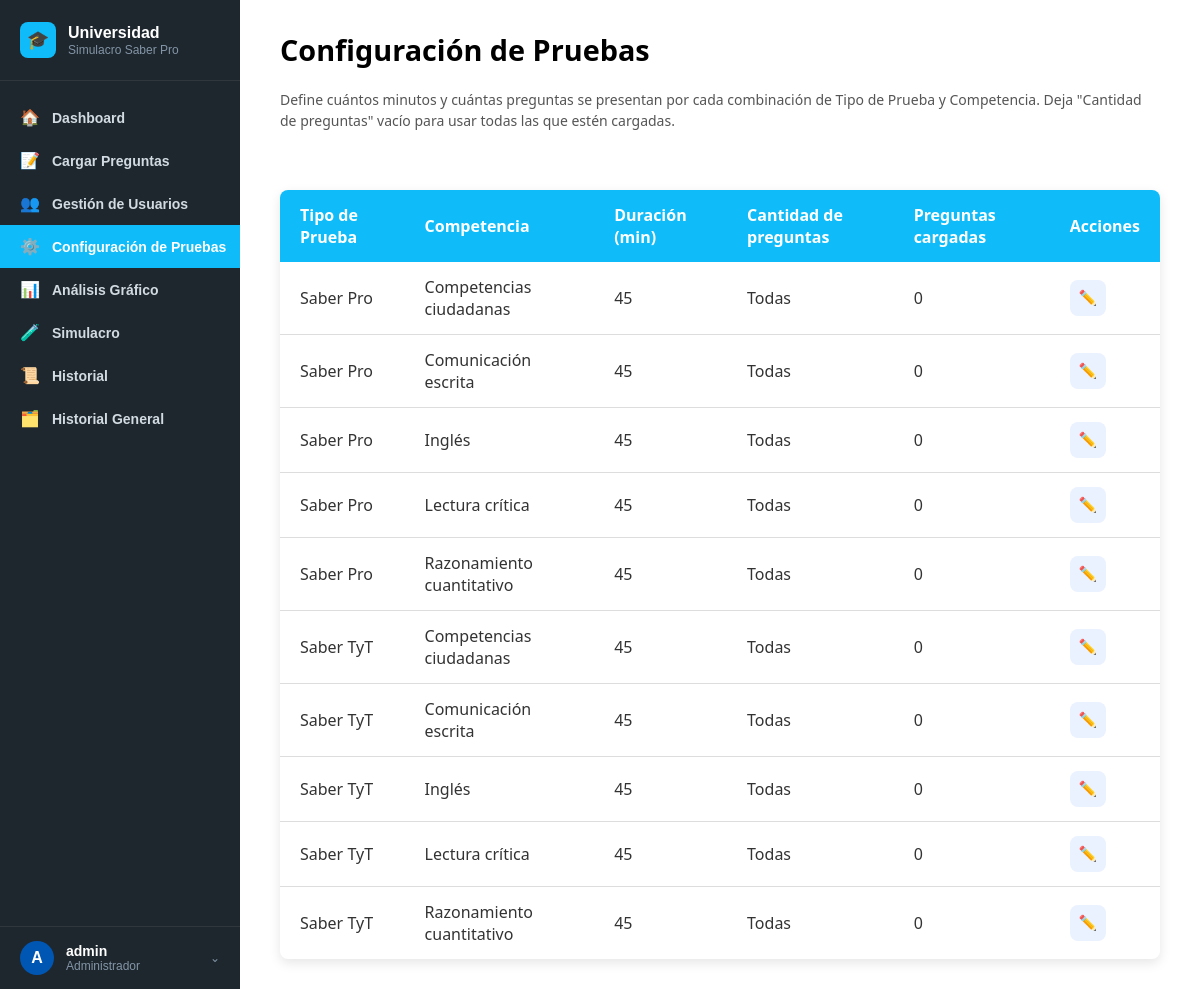
The app's page /admin/admin_configuracion_pruebas.php (signed in) with its own data.
### tables this page shows
CREATE TABLE `configuracion_pruebas` (
  `id` int(11) NOT NULL AUTO_INCREMENT,
  `tipo_prueba_id` int(11) NOT NULL,
  `competencia_id` int(11) NOT NULL,
  `duracion_minutos` int(11) NOT NULL DEFAULT 45,
  `cantidad_preguntas` int(11) DEFAULT NULL COMMENT 'NULL = usar todas las disponibles',
  PRIMARY KEY (`id`),
  UNIQUE KEY `uq_config_tipo_competencia` (`tipo_prueba_id`, `competencia_id`),
  KEY `idx_config_competencia` (`competencia_id`),
  CONSTRAINT `fk_config_tipo` FOREIGN KEY (`tipo_prueba_id`) REFERENCES `tipos_prueba` (`id`),
  CONSTRAINT `fk_config_competencia` FOREIGN KEY (`competencia_id`) REFERENCES `competencias` (`id`)
);

CREATE TABLE `tipos_prueba` (
  `id` int(11) NOT NULL AUTO_INCREMENT,
  `nombre` varchar(50) NOT NULL,
  PRIMARY KEY (`id`),
  UNIQUE KEY `uq_tipos_prueba_nombre` (`nombre`)
);

CREATE TABLE `competencias` (
  `id` int(11) NOT NULL AUTO_INCREMENT,
  `nombre` varchar(100) NOT NULL,
  PRIMARY KEY (`id`),
  UNIQUE KEY `uq_competencias_nombre` (`nombre`)
);

### admin/admin_configuracion_pruebas.php (the view, shortened to what this page needs)
<?php
require_once __DIR__ . '/../conexion.php';
$listado = $conn->query("
    SELECT cp.id, cp.duracion_minutos, cp.cantidad_preguntas,
           tp.nombre AS tipo_prueba, c.nombre AS competencia,
           (SELECT COUNT(*) FROM preguntas p WHERE p.tipo_prueba_id = cp.tipo_prueba_id AND p.competencia_id = cp.competencia_id) AS preguntas_cargadas
    FROM configuracion_pruebas cp
    INNER JOIN tipos_prueba tp ON tp.id = cp.tipo_prueba_id
    INNER JOIN competencias c ON c.id = cp.competencia_id
    ORDER BY tp.nombre ASC, c.nombre ASC
");
?>
<!DOCTYPE html>
<html lang="es">
<head>
<link rel="stylesheet" href="../estilos.css" />
</head>
<body>
    <?php require __DIR__ . '/../sidebar.php'; ?>
    <div class="content">
        <div class="contenedor-derecho">
            <h2 style="margin:0;">Configuración de Pruebas</h2>
            <p style="margin-top:0;color:#555;font-size:14px;">
                Define cuántos minutos y cuántas preguntas se presentan por cada combinación de Tipo de Prueba y Competencia.
                Deja "Cantidad de preguntas" vacío para usar todas las que estén cargadas.
            </p>
            <table class="tabla-indicadores">
                <thead>
                    <tr>
                        <th>Tipo de Prueba</th>
                        <th>Competencia</th>
                        <th>Duración (min)</th>
                        <th>Cantidad de preguntas</th>
                        <th>Preguntas cargadas</th>
                        <th>Acciones</th>
                    </tr>
                </thead>
                <tbody id="cuerpoTabla">
                    <?php while ($fila = $listado->fetch_assoc()): ?>
                        <tr>
                            <td><?= htmlspecialchars($fila['tipo_prueba']) ?></td>
                            <td><?= htmlspecialchars($fila['competencia']) ?></td>
                            <td><?= (int)$fila['duracion_minutos'] ?></td>
                            <td><?= $fila['cantidad_preguntas'] !== null ? (int)$fila['cantidad_preguntas'] : 'Todas' ?></td>
                            <td><?= (int)$fila['preguntas_cargadas'] ?></td>
                            <td>
                                <button type="button" class="icon-btn icon-editar" title="Editar"
                                        onclick='editarConfiguracion(<?= json_encode([
                                            "id" => (int)$fila['id'],
                                            "tipo_prueba" => $fila['tipo_prueba'],
                                            "competencia" => $fila['competencia'],
                                            "duracion_minutos" => (int)$fila['duracion_minutos'],
                                            "cantidad_preguntas" => $fila['cantidad_preguntas'],
                                        ], JSON_UNESCAPED_UNICODE | JSON_HEX_APOS | JSON_HEX_QUOT | JSON_HEX_AMP | JSON_HEX_TAG) ?>)'>✏️</button>
                            </td>
                        </tr>
                    <?php endwhile; ?>
                </tbody>
            </table>
        </div>
    </div>
</body>
</html>

### sidebar.php (shortened to what this page needs)
<?php
$rolActual     = $_SESSION['rol'] ?? '';
$usuarioActual = $_SESSION['usuario'] ?? '';
$paginaActual  = basename($_SERVER['SCRIPT_NAME']);
$sidebarModulos = [
    ['href' => '../admin/dashboard_admin.php',            'icono' => '🏠', 'texto' => 'Dashboard',                'roles' => ['admin']],
    ['href' => '../visor/dashboard_visor.php',             'icono' => '🏠', 'texto' => 'Dashboard',                'roles' => ['visor']],
    ['href' => '../admin/admin_cargar_preguntas.php',      'icono' => '📝', 'texto' => 'Cargar Preguntas',         'roles' => ['admin']],
    ['href' => '../admin/admin_usuarios.php',              'icono' => '👥', 'texto' => 'Gestión de Usuarios',     'roles' => ['admin']],
    ['href' => '../admin/admin_configuracion_pruebas.php', 'icono' => '⚙️', 'texto' => 'Configuración de Pruebas', 'roles' => ['admin']],
    ['href' => '../simulacro/analisis_grafico.php',        'icono' => '📊', 'texto' => 'Análisis Gráfico',         'roles' => ['admin', 'visor']],
    ['href' => '../simulacro/simulacro_inicio.php',        'icono' => '🧪', 'texto' => 'Simulacro',                'roles' => ['admin', 'visor']],
    ['href' => '../simulacro/simulacro_historial.php',     'icono' => '📜', 'texto' => 'Historial',                'roles' => ['admin', 'visor']],
    ['href' => '../admin/admin_historial_simulacros.php',  'icono' => '🗂️', 'texto' => 'Historial General',        'roles' => ['admin']],
];
?>
<div class="sidebar">
    <div class="sidebar-brand">
        <div class="brand-icon">🎓</div>
        <div class="brand-text">
            <div class="brand-name">Universidad</div>
            <div class="brand-sub">Simulacro Saber Pro</div>
        </div>
    </div>
    <nav class="sidebar-nav">
        <?php foreach ($sidebarModulos as $modulo): ?>
            <?php if (in_array($rolActual, $modulo['roles'], true)): ?>
                <a href="<?= htmlspecialchars($modulo['href']) ?>"
                   class="<?= $paginaActual === basename($modulo['href']) ? 'active' : '' ?>">
                    <span class="nav-icon"><?= $modulo['icono'] ?></span><?= htmlspecialchars($modulo['texto']) ?>
                </a>
            <?php endif; ?>
        <?php endforeach; ?>
    </nav>
    <div class="sidebar-user" id="sidebarUser">
        <div class="user-avatar"><?= htmlspecialchars(strtoupper(substr($usuarioActual, 0, 1) ?: '?')) ?></div>
        <div class="user-text">
            <div class="user-name"><?= htmlspecialchars($usuarioActual) ?></div>
            <div class="user-role"><?= $rolActual === 'admin' ? 'Administrador' : 'Visor' ?></div>
        </div>
        <span class="user-chevron">⌄</span>
    </div>
</div>

### estilos.css (style rules this page uses)
body { margin: 0; font-family: Arial, sans-serif; }
.sidebar { position: fixed; top: 0; left: 0; width: 240px; height: 100%; background-color: #1e272e; box-sizing: border-box; display: flex; flex-direction: column; }
.sidebar-brand { display: flex; align-items: center; gap: 12px; padding: 22px 20px; border-bottom: 1px solid rgba(255, 255, 255, 0.08); flex-shrink: 0; }
.sidebar-brand .brand-icon { width: 36px; height: 36px; border-radius: 8px; background-color: #0fbcf9; display: flex; align-items: center; justify-content: center; font-size: 18px; flex-shrink: 0; }
.sidebar-brand .brand-name { color: #fff; font-weight: 700; font-size: 16px; line-height: 1.3; }
.sidebar-brand .brand-sub { color: #8395a7; font-size: 12px; }
.sidebar-nav { flex: 1; overflow-y: auto; padding: 15px 0; }
.sidebar-nav a { display: flex; align-items: center; gap: 12px; color: #d2dae2; padding: 12px 20px; text-decoration: none; font-weight: 600; font-size: 14px; white-space: nowrap; overflow: hidden; text-overflow: ellipsis; transition: background-color 0.3s ease, color 0.3s ease; }
.sidebar-nav a .nav-icon { font-size: 16px; width: 20px; text-align: center; flex-shrink: 0; }
.sidebar-nav a.active { background-color: #0fbcf9; color: white; }
.sidebar-user { position: relative; flex-shrink: 0; border-top: 1px solid rgba(255, 255, 255, 0.08); padding: 14px 20px; display: flex; align-items: center; gap: 12px; cursor: pointer; user-select: none; }
.sidebar-user .user-avatar { width: 34px; height: 34px; border-radius: 50%; background-color: #0056b3; color: #fff; font-weight: 700; display: flex; align-items: center; justify-content: center; flex-shrink: 0; }
.sidebar-user .user-text { flex: 1; min-width: 0; }
.sidebar-user .user-name { color: #fff; font-weight: 600; font-size: 14px; white-space: nowrap; overflow: hidden; text-overflow: ellipsis; }
.sidebar-user .user-role { color: #8395a7; font-size: 12px; white-space: nowrap; overflow: hidden; text-overflow: ellipsis; }
.sidebar-user .user-chevron { color: #8395a7; font-size: 12px; transition: transform 0.2s ease; }
.content { margin-left: 240px; padding: 0; background-color: #f7f9fc; min-height: 100vh; box-sizing: border-box; display: flex; }
.contenedor-derecho { background-color: #fff; padding: 30px 40px; width: 100%; box-sizing: border-box; font-family: 'Segoe UI', Tahoma, Geneva, Verdana, sans-serif; color: #333; display: flex; flex-direction: column; gap: 20px; }
.contenedor-derecho h2 { margin-top: 0; font-weight: 700; font-size: 1.8rem; color: #000000; }
.contenedor-derecho p { font-size: 1rem; line-height: 1.5; }
.tabla-indicadores { width: 100%; border-collapse: collapse; margin-top: 25px; font-family: 'Segoe UI', Tahoma, Geneva, Verdana, sans-serif; box-shadow: 0 4px 12px rgba(0,0,0,0.1); background-color: white; border-radius: 8px; overflow: hidden; }
.tabla-indicadores thead tr { background-color: #0fbcf9; color: white; text-align: left; font-weight: 700; }
.tabla-indicadores th, .tabla-indicadores td { padding: 14px 20px; }
.tabla-indicadores tbody tr { border-bottom: 1px solid #ddd; transition: background-color 0.3s ease; }
.tabla-indicadores tbody tr:last-child { border-bottom: none; }
.icon-btn { width: 36px; height: 36px; display: inline-flex; align-items: center; justify-content: center; border-radius: 8px; border: none; cursor: pointer; font-size: 15px; transition: background-color 0.2s ease; }
.icon-btn.icon-editar { background-color: #eaf2ff; }

### records on screen
configuracion_pruebas: tipo_prueba.nombre "Saber Pro", competencia.nombre "Competencias ciudadanas", duracion_minutos "45", shows "Todas", preguntas_cargadas "0"
configuracion_pruebas: tipo_prueba.nombre "Saber Pro", competencia.nombre "Comunicación escrita", duracion_minutos "45", shows "Todas", preguntas_cargadas "0"
configuracion_pruebas: tipo_prueba.nombre "Saber Pro", competencia.nombre "Inglés", duracion_minutos "45", shows "Todas", preguntas_cargadas "0"
configuracion_pruebas: tipo_prueba.nombre "Saber Pro", competencia.nombre "Lectura crítica", duracion_minutos "45", shows "Todas", preguntas_cargadas "0"
configuracion_pruebas: tipo_prueba.nombre "Saber Pro", competencia.nombre "Razonamiento cuantitativo", duracion_minutos "45", shows "Todas", preguntas_cargadas "0"
configuracion_pruebas: tipo_prueba.nombre "Saber TyT", competencia.nombre "Competencias ciudadanas", duracion_minutos "45", shows "Todas", preguntas_cargadas "0"
configuracion_pruebas: tipo_prueba.nombre "Saber TyT", competencia.nombre "Comunicación escrita", duracion_minutos "45", shows "Todas", preguntas_cargadas "0"
configuracion_pruebas: tipo_prueba.nombre "Saber TyT", competencia.nombre "Inglés", duracion_minutos "45", shows "Todas", preguntas_cargadas "0"
configuracion_pruebas: tipo_prueba.nombre "Saber TyT", competencia.nombre "Lectura crítica", duracion_minutos "45", shows "Todas", preguntas_cargadas "0"
configuracion_pruebas: tipo_prueba.nombre "Saber TyT", competencia.nombre "Razonamiento cuantitativo", duracion_minutos "45", shows "Todas", preguntas_cargadas "0"

### other values on screen
$modulo['icono'] "🏠"
$modulo['texto'] "Dashboard"
$modulo['icono'] "📝"
$modulo['texto'] "Cargar Preguntas"
$modulo['icono'] "👥"
$modulo['texto'] "Gestión de Usuarios"
$modulo['icono'] "⚙️"
$modulo['texto'] "Configuración de Prue…"
$modulo['icono'] "📊"
$modulo['texto'] "Análisis Gráfico"
$modulo['icono'] "🧪"
$modulo['texto'] "Simulacro"
$modulo['icono'] "📜"
$modulo['texto'] "Historial"
$modulo['icono'] "🗂️"
